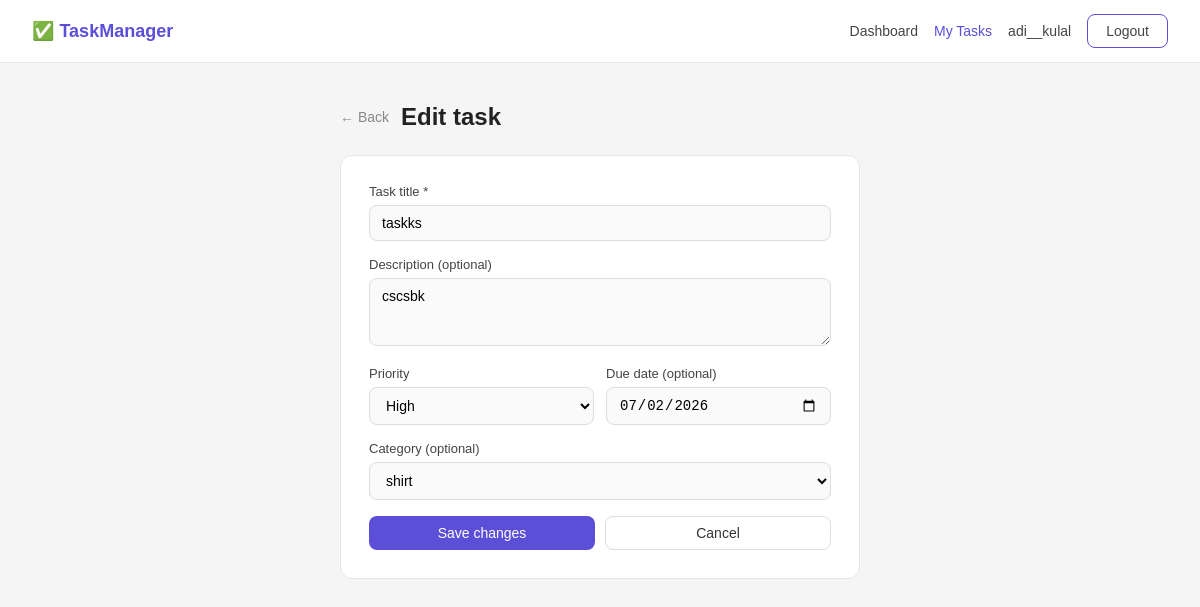
/tasks/edit/5 (signed in), run on the app's committed database.
### app/models.py (models this page shows, shortened)
class User(db.Model):
    id = db.Column(db.Integer, primary_key=True)
    username = db.Column(db.String(80), unique=True, nullable=False)
    email=db.Column(db.String(120), unique=True, nullable=False)
    password = db.Column(db.String(120), nullable=False)
    created_at = db.Column(db.DateTime,default =datetime.utcnow)
    tasks = db.relationship('Task',backref='owner',lazy=True,cascade="all, delete-orphan"   )
    categories = db.relationship('Category', backref='owner', lazy=True,cascade='all, delete-orphan')
    @property
    def is_authenticated(self):
        return True

class Task(db.Model):
    id          = db.Column(db.Integer, primary_key=True)
    title       = db.Column(db.String(200), nullable=False)
    description = db.Column(db.Text,        nullable=True)
    done        = db.Column(db.Boolean,     default=False)
    priority    = db.Column(db.String(10),  default='medium')
    due_date    = db.Column(db.Date,        nullable=True)
    created_at  = db.Column(db.DateTime,    default=datetime.utcnow)
    user_id     = db.Column(db.Integer, db.ForeignKey('user.id'),     nullable=False)
    category_id = db.Column(db.Integer, db.ForeignKey('category.id'), nullable=True)

class Category(db.Model):
    id      = db.Column(db.Integer, primary_key=True)
    name    = db.Column(db.String(50), nullable=False)
    user_id = db.Column(db.Integer, db.ForeignKey('user.id'), nullable=False)
    tasks   = db.relationship('Task', backref='category', lazy=True)

### app/tasks/routes.py (the view, shortened to what this page needs)
@tasks.route('/edit/<int:task_id>', methods=['GET', 'POST'])
@login_required
def edit(task_id):
    task = Task.query.filter_by(id=task_id, user_id=current_user.id).first_or_404()
    categories = Category.query.filter_by(user_id=current_user.id).all()
    return render_template('tasks/edit.html', task=task, categories=categories)

### app/templates/tasks/edit.html (shortened to what this page needs)
{% extends 'base.html' %}
{% block content %}
<div style="max-width:520px;margin:0 auto">
  <div style="display:flex;align-items:center;gap:12px;margin-bottom:24px">
    <a href="{{ url_for('tasks.index') }}"
       style="color:#888;text-decoration:none;font-size:14px">
      ← Back
    </a>
    <h2>Edit task</h2>
  </div>
  <div style="background:#fff;border:1px solid #e5e5e5;
              border-radius:12px;padding:28px">
    <form method="POST">
      <div class="form-group">
        <label>Task title *</label>
        <input type="text" name="title"
               value="{{ task.title }}" required />
      </div>
      <div class="form-group">
        <label>Description (optional)</label>
        <textarea name="description" rows="3">{{ task.description or '' }}</textarea>
      </div>
      <div style="display:grid;grid-template-columns:1fr 1fr;gap:12px">
        <div class="form-group">
          <label>Priority</label>
          <select name="priority">
            <option value="high"   {% if task.priority=='high'   %}selected{% endif %}>High</option>
          </select>
        </div>
        <div class="form-group">
          <label>Due date (optional)</label>
          <input type="date" name="due_date"
                 value="{{ task.due_date.strftime('%Y-%m-%d') if task.due_date else '' }}" />
        </div>
      </div>
      <div class="form-group">
        <label>Category (optional)</label>
        <select name="category_id">
          {% for cat in categories %}
          <option value="{{ cat.id }}"
            {% if task.category_id == cat.id %}selected{% endif %}>
            {{ cat.name }}
          </option>
          {% endfor %}
        </select>
      </div>
      <div style="display:flex;gap:10px">
        <button type="submit" class="btn btn-primary" style="flex:1">
          Save changes
        </button>
        <a href="{{ url_for('tasks.index') }}"
           class="btn" style="flex:1;text-align:center">
          Cancel
        </a>
      </div>
    </form>
  </div>
</div>
{% endblock %}

### app/templates/base.html (shortened to what this page needs)
<!DOCTYPE html>
<html lang="en">
<head>
  <link rel="stylesheet"
        href="{{ url_for('static', filename='style.css') }}">
</head>
<body>
  <nav class="navbar">
    <a href="{{ url_for('dashboard.home') }}" class="nav-brand">
      ✅ TaskManager
    </a>
    <div class="nav-links">
      {% if current_user.is_authenticated %}
        <a href="{{ url_for('dashboard.home') }}"
           class="{% if request.endpoint == 'dashboard.home' %}nav-active{% endif %}">
          Dashboard
        </a>
        <a href="{{ url_for('tasks.index') }}"
           class="{% if request.endpoint and 'tasks.' in request.endpoint %}nav-active{% endif %}">
          My Tasks
        </a>
        <a href="{{ url_for('auth.profile') }}"
           class="{% if request.endpoint == 'auth.profile' %}nav-active{% endif %}">
          {{ current_user.username }}
        </a>
        <a href="{{ url_for('auth.logout') }}" class="btn btn-outline">
          Logout
        </a>
      {% else %}
        <a href="{{ url_for('auth.login') }}">Login</a>
        <a href="{{ url_for('auth.register') }}"
           class="btn btn-primary">Register</a>
      {% endif %}
    </div>
  </nav>
  <main class="container">
    {% block content %}{% endblock %}
  </main>
</body>
</html>

### app/static/style.css (style rules this page uses)
* { box-sizing: border-box; margin: 0; padding: 0; }
body { font-family: sans-serif; background: #f5f5f5; color: #222; }
.navbar { background: #fff; border-bottom: 1px solid #e5e5e5; padding: 14px 32px; display: flex; justify-content: space-between; align-items: center; }
.nav-brand { font-size: 18px; font-weight: 700; color: #5b4fd8; text-decoration: none; }
.nav-links { display: flex; align-items: center; gap: 16px; }
.nav-links a { text-decoration: none; font-size: 14px; color: #444; }
.container { max-width: 700px; margin: 40px auto; padding: 0 16px; }
.btn { display: inline-block; padding: 8px 18px; border-radius: 8px; font-size: 14px; cursor: pointer; border: 1px solid #ddd; text-decoration: none; background: #fff; color: #333; }
.btn-primary { background: #5b4fd8; color: #fff; border-color: transparent; }
.btn-outline { border-color: #5b4fd8; color: #5b4fd8; background: transparent; }
.form-group { margin-bottom: 16px; }
.form-group label { display: block; font-size: 13px; font-weight: 500; margin-bottom: 6px; color: #444; }
.form-group input, .form-group select, .form-group textarea { width: 100%; padding: 9px 12px; border: 1px solid #ddd; border-radius: 8px; font-size: 14px; outline: none; background: #fafafa; }
.nav-active { color: #5b4fd8 !important; font-weight: 500; }
textarea { width: 100%; padding: 9px 12px; border: 1px solid #ddd; border-radius: 8px; font-size: 14px; outline: none; background: #fafafa; resize: vertical; font-family: sans-serif; }

### data on the page
User: username "adi__kulal"
Task: title "taskks", description "cscsbk", priority "High", due_date "07/02/2026", category_id "shirt"
